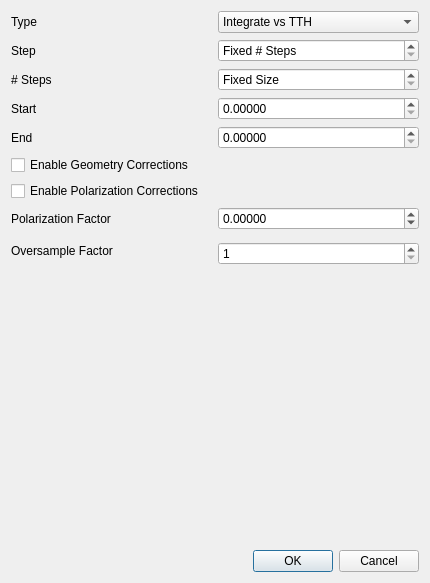
<?xml version="1.0" encoding="UTF-8"?>
<ui version="4.0">
 <class>QxrdIntegratorParmsDialog</class>
 <widget class="QDialog" name="QxrdIntegratorParmsDialog">
  <property name="geometry">
   <rect>
    <x>0</x>
    <y>0</y>
    <width>430</width>
    <height>583</height>
   </rect>
  </property>
  <property name="windowTitle">
   <string>Integration Parameters...</string>
  </property>
  <layout class="QGridLayout" name="gridLayout">
   <item row="0" column="0">
    <widget class="QLabel" name="label_3">
     <property name="text">
      <string>Type</string>
     </property>
    </widget>
   </item>
   <item row="0" column="1">
    <widget class="QComboBox" name="m_RadialType">
     <item>
      <property name="text">
       <string>Integrate vs TTH</string>
      </property>
     </item>
     <item>
      <property name="text">
       <string>Integrate vs Q</string>
      </property>
     </item>
     <item>
      <property name="text">
       <string>Integrate vs R</string>
      </property>
     </item>
    </widget>
   </item>
   <item row="1" column="0">
    <widget class="QLabel" name="label_4">
     <property name="text">
      <string>Step</string>
     </property>
    </widget>
   </item>
   <item row="1" column="1">
    <widget class="QDoubleSpinBox" name="m_RadialStep">
     <property name="specialValueText">
      <string>Fixed # Steps</string>
     </property>
     <property name="decimals">
      <number>5</number>
     </property>
     <property name="singleStep">
      <double>0.001000000000000</double>
     </property>
    </widget>
   </item>
   <item row="2" column="0">
    <widget class="QLabel" name="label_5">
     <property name="text">
      <string># Steps</string>
     </property>
    </widget>
   </item>
   <item row="2" column="1">
    <widget class="QSpinBox" name="m_RadialNSteps">
     <property name="specialValueText">
      <string>Fixed Size</string>
     </property>
     <property name="maximum">
      <number>10000</number>
     </property>
    </widget>
   </item>
   <item row="3" column="0">
    <widget class="QLabel" name="label_6">
     <property name="text">
      <string>Start</string>
     </property>
    </widget>
   </item>
   <item row="3" column="1">
    <widget class="QDoubleSpinBox" name="m_RadialStart">
     <property name="decimals">
      <number>5</number>
     </property>
     <property name="maximum">
      <double>10000.000000000000000</double>
     </property>
    </widget>
   </item>
   <item row="4" column="0">
    <widget class="QLabel" name="label_7">
     <property name="text">
      <string>End</string>
     </property>
    </widget>
   </item>
   <item row="4" column="1">
    <widget class="QDoubleSpinBox" name="m_RadialEnd">
     <property name="decimals">
      <number>5</number>
     </property>
     <property name="maximum">
      <double>10000.000000000000000</double>
     </property>
    </widget>
   </item>
   <item row="5" column="0" colspan="2">
    <widget class="QCheckBox" name="m_EnableGeometry">
     <property name="toolTip">
      <string>Enable geometry corrections during integration
intensity *= pow(distance/m_DetectorDistance, 2)/cos(tth);</string>
     </property>
     <property name="text">
      <string>Enable Geometry Corrections </string>
     </property>
    </widget>
   </item>
   <item row="6" column="0" colspan="2">
    <widget class="QCheckBox" name="m_EnablePolarization">
     <property name="toolTip">
      <string>Enable polarization correction during integration:
intensity *= (m_Polarization      *(1 - pow(sin(chi)*sin(tth),2)) +
                   (1 - m_Polarization)*(1 - pow(cos(chi)*sin(tth),2)));</string>
     </property>
     <property name="text">
      <string>Enable Polarization Corrections </string>
     </property>
    </widget>
   </item>
   <item row="7" column="0">
    <widget class="QLabel" name="label_11">
     <property name="text">
      <string>Polarization Factor</string>
     </property>
    </widget>
   </item>
   <item row="7" column="1">
    <widget class="QDoubleSpinBox" name="m_Polarization">
     <property name="decimals">
      <number>5</number>
     </property>
     <property name="minimum">
      <double>-2.000000000000000</double>
     </property>
     <property name="maximum">
      <double>2.000000000000000</double>
     </property>
     <property name="singleStep">
      <double>0.100000000000000</double>
     </property>
    </widget>
   </item>
   <item row="8" column="0" rowspan="2" colspan="2">
    <widget class="QLabel" name="label_10">
     <property name="text">
      <string>Oversample Factor</string>
     </property>
    </widget>
   </item>
   <item row="9" column="1">
    <widget class="QSpinBox" name="m_Oversample">
     <property name="minimum">
      <number>1</number>
     </property>
     <property name="maximum">
      <number>10</number>
     </property>
    </widget>
   </item>
   <item row="10" column="0" colspan="2">
    <spacer name="verticalSpacer">
     <property name="orientation">
      <enum>Qt::Vertical</enum>
     </property>
     <property name="sizeHint" stdset="0">
      <size>
       <width>348</width>
       <height>203</height>
      </size>
     </property>
    </spacer>
   </item>
   <item row="11" column="0" colspan="2">
    <widget class="QDialogButtonBox" name="buttonBox">
     <property name="orientation">
      <enum>Qt::Horizontal</enum>
     </property>
     <property name="standardButtons">
      <set>QDialogButtonBox::Cancel|QDialogButtonBox::Ok</set>
     </property>
    </widget>
   </item>
  </layout>
 </widget>
 <resources/>
 <connections>
  <connection>
   <sender>buttonBox</sender>
   <signal>accepted()</signal>
   <receiver>QxrdIntegratorParmsDialog</receiver>
   <slot>accept()</slot>
   <hints>
    <hint type="sourcelabel">
     <x>248</x>
     <y>254</y>
    </hint>
    <hint type="destinationlabel">
     <x>157</x>
     <y>274</y>
    </hint>
   </hints>
  </connection>
  <connection>
   <sender>buttonBox</sender>
   <signal>rejected()</signal>
   <receiver>QxrdIntegratorParmsDialog</receiver>
   <slot>reject()</slot>
   <hints>
    <hint type="sourcelabel">
     <x>316</x>
     <y>260</y>
    </hint>
    <hint type="destinationlabel">
     <x>286</x>
     <y>274</y>
    </hint>
   </hints>
  </connection>
 </connections>
</ui>
